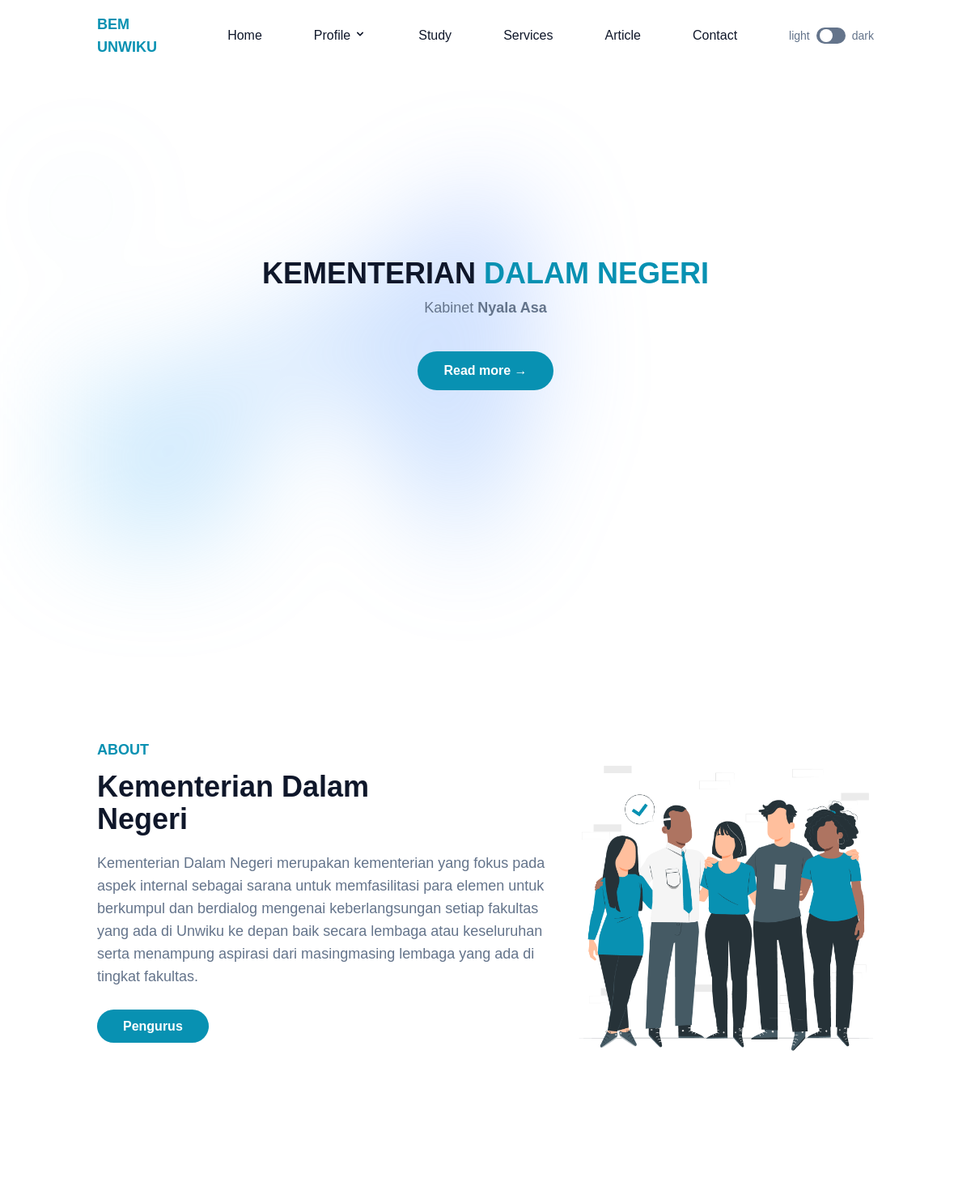
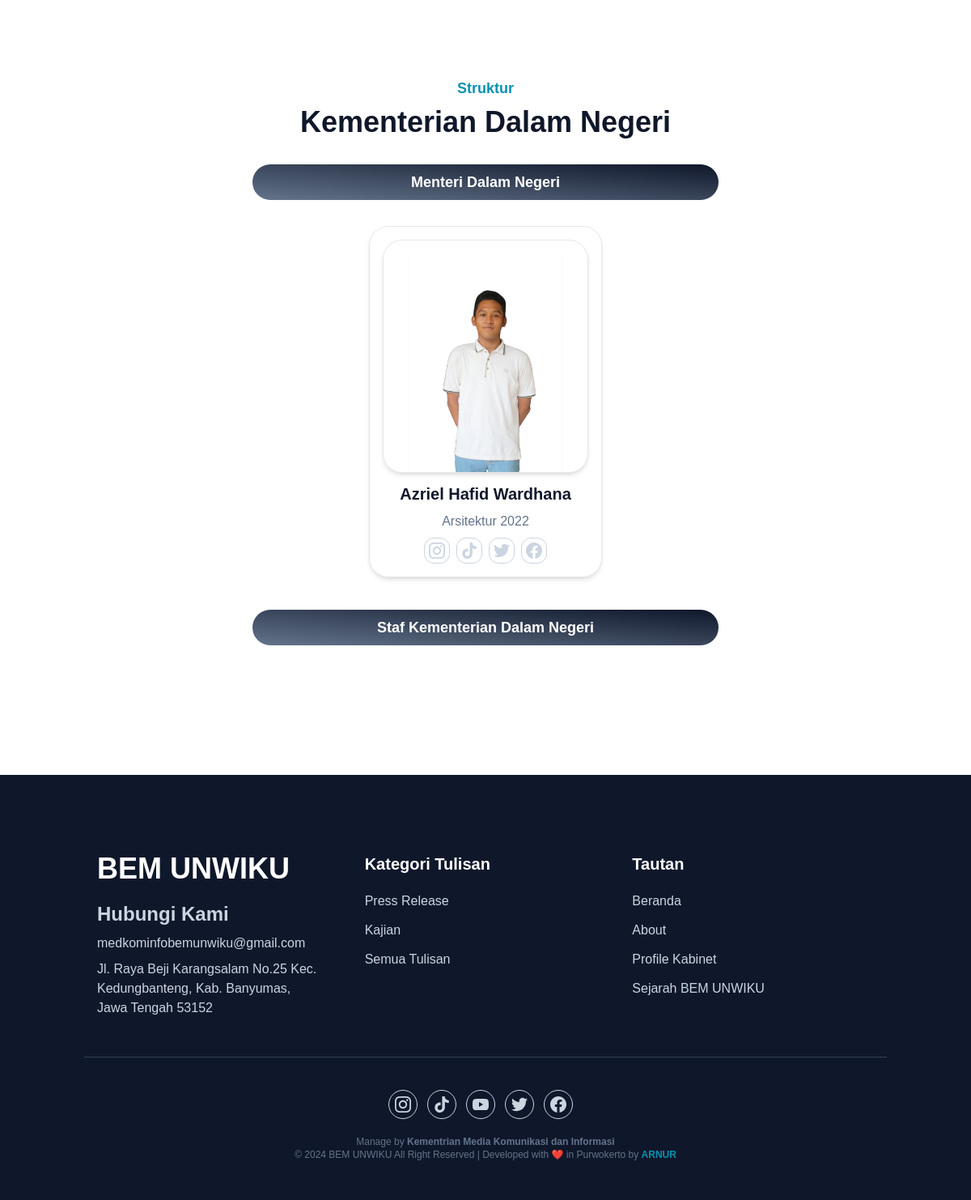
Page /kementerian/141/ on the committed database (2 pictures, top to bottom).
### tables this page shows
CREATE TABLE `identitas` (
  `id` bigint NOT NULL,
  `nama_website` varchar(20) DEFAULT NULL,
  `email` varchar(50) DEFAULT NULL,
  `address` varchar(128) DEFAULT NULL,
  `url` varchar(50) DEFAULT NULL,
  `maps` text,
  `keyword` text,
  `description` text,
  `sosmed` text,
  `no_telp` varchar(20) DEFAULT NULL,
  `favicon` varchar(50) DEFAULT NULL
);

CREATE TABLE `pengurus` (
  `id` bigint NOT NULL,
  `id_ref` bigint DEFAULT NULL,
  `id_landing` varchar(32) DEFAULT NULL,
  `level` varchar(1) DEFAULT NULL,
  `nama` varchar(64) DEFAULT NULL,
  `jabatan` varchar(128) DEFAULT NULL,
  `about` text,
  `prodi` varchar(64) DEFAULT NULL,
  `angkatan` varchar(4) DEFAULT NULL,
  `foto` varchar(128) DEFAULT NULL,
  `ig` varchar(128) DEFAULT NULL,
  `tiktok` varchar(128) DEFAULT NULL,
  `fb` varchar(128) DEFAULT NULL,
  `twiter` varchar(128) DEFAULT NULL
);

CREATE TABLE `about` (
  `id` bigint NOT NULL,
  `id_landing` varchar(32) NOT NULL,
  `visi` text NOT NULL,
  `misi` text NOT NULL,
  `filosofi` text NOT NULL,
  `booklet` varchar(255) DEFAULT NULL,
  `img_cover` varchar(128) DEFAULT NULL,
  `img_visi` varchar(128) NOT NULL DEFAULT 'visi.webp',
  `img_misi` varchar(128) NOT NULL DEFAULT 'misi.webp'
);

CREATE TABLE `landing` (
  `id` varchar(32) NOT NULL,
  `organisasi` varchar(128) NOT NULL,
  `universitas` varchar(128) NOT NULL,
  `kabinet` varchar(128) NOT NULL,
  `tahun_periode` varchar(32) NOT NULL,
  `about` text,
  `logo` varchar(50) NOT NULL,
  `slug` varchar(128) NOT NULL,
  `status` enum('true','false') NOT NULL DEFAULT 'false'
);

### application/controllers/Page.php (called while the page is built, shortened)
<?php
class Page extends CI_Controller
{
	public function __construct()
	{
		$this->load->model('landing_model');
		$this->load->model('identitas_model');
		$this->load->model('feedback_model');
		$this->load->model('templates_model');
	}
	public function kementerian($id = null, $slug =null)
	{
		$data['identitas'] = $this->identitas_model->get();
		if ($slug != null) {
			$data['landing'] = $this->landing_model->getLandingBy('slug', $slug);
		} else {
			$data['landing'] = $this->landing_model->getLandingBy('status', 'true');
		}
		$data['menteri'] = $this->pengurus_model->find($id);
		$data['data_staf'] = $this->pengurus_model->findStafByIdMenteri($id, $data['landing'][0]->id);
		$kementerian = str_replace("Menteri", "Kementerian", $data['menteri']->jabatan);
		$data['title'] = $kementerian ;
		$this->load->view( $this->getTemplate() . '/detail/kementerian', $data);
	}
	private function getTemplate() {
		$templates = $this->templates_model->getTemplateBy('status', 'true');
		return $templates[0]->folder;
	}
}

### index.php (called while the page is built, shortened)
<?php
require_once BASEPATH.'core/CodeIgniter.php';

### application/models/Identitas_model.php (called while the page is built, shortened)
<?php
class Identitas_model extends CI_Model
{
	private $_table = "identitas";
	function get(){
    $q = "SELECT * FROM `$this->_table` ";
    return $this->db->query($q)->result();
  }
}

### application/models/Pengurus_model.php (called while the page is built, shortened)
<?php
class Pengurus_model extends CI_Model
{
	private $_table = "pengurus";
	public function find($id)
	{
		$query = $this->db->get_where($this->_table, array('id' => $id));
		return $query->row();
	}
}

### application/models/Landing_model.php (called while the page is built, shortened)
<?php
class Landing_model extends CI_Model
{
	public function getLandingBy($p1, $p2)
	{
		$q = "SELECT l.id, l.organisasi, l.universitas, l.kabinet, l.tahun_periode, l.about, l.logo, l.slug, a.visi, a.misi, a.filosofi, a.booklet, a.img_cover, a.img_visi, a.img_misi, l.status
		FROM `about` AS a INNER JOIN `landing` AS l ON
		a.id_landing = l.id
		WHERE $p1 = $p2";
		return $this->db->query($q)->result();
	}
}

### application/views/simple/detail/kementerian.php (the view, shortened to what this page needs)
<!DOCTYPE html>
<html lang="en" class="scroll-smooth">
<head>
  <?php $this->load->view('simple/_partials/head.php'); ?>
</head>
<?php $this->load->view('simple/_partials/navbar.php'); ?>
<section id="home" class="min-h-screen flex items-center px-10 dark:bg-dark">
  <div class="container relative isolate">
    <div class="absolute inset-x-0 -top-40 -z-10 transform-gpu overflow-hidden blur-3xl sm:-top-80" aria-hidden="true">
      <div class="relative left-[calc(50%-11rem)] aspect-[1155/678] w-[36.125rem] -translate-x-1/2 rotate-[30deg] bg-gradient-to-tr from-[#77eaee] to-[#5f89ff] opacity-30 sm:left-[calc(50%-30rem)] sm:w-[72.1875rem]" style="clip-path: polygon(74.1% 44.1%, 100% 61.6%, 97.5% 26.9%, 85.5% 0.1%, 80.7% 2%, 72.5% 32.5%, 60.2% 62.4%, 52.4% 68.1%, 47.5% 58.3%, 45.2% 34.5%, 27.5% 76.7%, 0.1% 64.9%, 17.9% 100%, 27.6% 76.8%, 76.1% 97.7%, 74.1% 44.1%)"></div>
    </div>
    <h1 class="text-3xl lg:text-4xl font-extrabold  uppercase text-dark text-center dark:text-white">kementerian <span class="text-primary">
        <?php
        $kementerian = str_replace("Menteri", "", $menteri->jabatan);
        echo $kementerian;
        ?></span>
    </h1>
    <h6 class="mt-2 text-lg lg:text-lg text-slate-500 text-center">Kabinet <span class="font-bold"><?= $landing[0]->kabinet ?></span></h6>
    <div class="mt-10 flex items-center justify-center gap-x-6">
      <a href="#about" class="rounded-full bg-primary py-3 px-8 text-base font-semibold text-white transition duration-300 ease-in-out hover:opacity-80 hover:shadow-lg leading-6">Read more <span aria-hidden="true">→</span></a>
    </div>
  </div>
</section>
<section id="about" class=" pt-24 lg:pt-28 pb-32 dark:bg-dark">
  <div class="container">
    <div class="flex flex-wrap">
      <div class="mb-10 w-full px-4 lg:w-3/5">
        <h4 class="mb-3 text-lg font-bold uppercase text-primary">About</h4>
        <h2 class="mb-5 max-w-md text-3xl font-bold text-dark dark:text-white lg:text-4xl"><?= str_replace("Menteri", "Kementerian", $menteri->jabatan) ?></h2>
        <?php
        $longText = $menteri->about;
        $paragraphs = explode("\n", $longText);
        foreach ($paragraphs as $paragraph) {
          echo "<p class='max-w-2xl text-base font-medium text-secondary lg:text-lg mb-3'>{$paragraph}</p>";
        }
        ?>
        <br>
        <a href="#struktur-kabinet" class=" rounded-full bg-primary py-3 px-8 text-base font-semibold text-white transition duration-300 ease-in-out hover:opacity-80 hover:shadow-lg">Pengurus</a>
      </div>
      <div class="w-full px-4 lg:w-2/5 flex items-center justify-center flex-wrap gap-0">
        <img src="<?= base_url('public/img/group.png') ?>" alt="gambar pengurus <?= ($landing[0]->kabinet) ?>" width="400px" class="rounded-2xl">
      </div>
    </div>
  </div>
</section>
<section id="struktur-kabinet" class="pt-32 pb-32 dark:bg-dark">
  <div class="container">
    <div class="w-full px-4">
      <div class="mx-auto mb-8 max-w-xl text-center">
        <h4 class="mb-2 text-lg font-semibold text-primary">Struktur</h4>
        <h2 class="mb-4 text-3xl font-bold text-dark dark:text-white sm:text-4xl lg:text-4xl">Kementerian
          <?php
          $kementerian = str_replace("Menteri", "", $menteri->jabatan);
          echo $kementerian;
          ?>
        </h2>
      </div>
    </div>
    <div class="w-full">
      <div class="max-w-full flex items-center justify-center">
        <h4 class="w-full lg:max-w-xl text-center rounded-full mx-2 mb-8 bg-gradient-to-tr from-slate-500 to-dark py-2 text-lg font-semibold lg:font-semibold text-white transition duration-300 ease-in-out hover:opacity-80 hover:shadow-lg dark:bg-gradient-to-tr dark:from-slate-500 dark:to-slate-300 dark:text-dark"><?= $menteri->jabatan ?></h4>
      </div>
      <div class="flex w-full gap-6 flex-wrap justify-center px-4 xl:mx-auto xl:w-10/12">
        <div class="max-w-72 py-4 lg:px-4 px-4 rounded-3xl shadow-md dark:bg-slate-800 h-full border dark:border-dark">
          <div class="overflow-hidden rounded-3xl shadow-md px-8 dark:bg-slate-800 h-72 border dark:border-dark">
            <img src="<?php echo (!empty($menteri->foto)) ?  base_url('public/img/pengurus/' . $menteri->foto) : base_url('public/img/pengurus/profile.png') ?>" alt="<?= $menteri->jabatan ?>" class="mt-3 object-cover shadow-sm w-full object-center h-full" />
          </div>
          <p class="mt-3 text-xl font-bold text-dark text-center mb-2 dark:text-slate-100"><?= $menteri->nama ?></p>
          <p class="text-base font-medium text-secondary text-center"><?= $menteri->prodi . ' ' . $menteri->angkatan ?> </p>
          <div class="flex items-center justify-center mt-2 gap-2">
            <a href="https://instagram.com/<?= $menteri->ig; ?>" target="_blank" class="flex h-8 w-8 items-center justify-center rounded-xl border border-slate-300 text-slate-300 hover:border-primary hover:bg-primary hover:text-white">
            </a>
            <a href="https://tiktok.com/@<?= $menteri->tiktok; ?>" target="_blank" class="flex h-8 w-8 items-center justify-center rounded-xl border border-slate-300 text-slate-300 hover:border-primary hover:bg-primary hover:text-white">
            </a>
            <a href="https://twiter.com/<?= $menteri->twiter; ?>" target="_blank" class="flex h-8 w-8 items-center justify-center rounded-xl border border-slate-300 text-slate-300 hover:border-primary hover:bg-primary hover:text-white">
            </a>
            <a href="https://facebook.com/<?= $menteri->fb; ?>" target="_blank" class="flex h-8 w-8 items-center justify-center rounded-xl border border-slate-300 text-slate-300 hover:border-primary hover:bg-primary hover:text-white">
            </a>
          </div>
        </div>
      </div>
      <div class="max-w-full mt-10 flex items-center justify-center">
        <h4 class="w-full lg:max-w-xl text-center rounded-full mx-2 mb-8 bg-gradient-to-tr from-slate-500 to-dark py-2 text-lg font-semibold lg:font-semibold text-white transition duration-300 ease-in-out hover:opacity-80 hover:shadow-lg dark:bg-gradient-to-tr dark:from-slate-500 dark:to-slate-300 dark:text-dark">Staf Kementerian <?= $kementerian ?></h4>
      </div>
    </div>
</section>
<?php $this->load->view('simple/_partials/footer.php'); ?>
</body>
</html>

### application/views/simple/_partials/navbar.php (shortened to what this page needs)
<header class="absolute top-0 left-0 z-10 flex w-full items-center bg-transparent">
	<div class="container">
		<div class="relative flex items-center justify-between">
			<div class="px-4">
				<a href="<?= base_url() ?>" class="block py-4 text-lg font-bold text-primary"><?= $identitas[0]->nama_website ?></a>
			</div>
			<div class="flex items-center px-4">
				<nav id="nav-menu" class="absolute right-4 top-full hidden w-full max-w-[250px] rounded-lg bg-white py-5 shadow-lg dark:bg-dark dark:shadow-slate-500 lg:static lg:block lg:max-w-full lg:rounded-none lg:bg-transparent lg:shadow-none lg:dark:bg-transparent">
					<ul class="block lg:flex">
						<li class="group">
							<a href="<?= base_url() ?>" class="mx-8 flex py-2 text-base font-medium text-dark group-hover:text-primary dark:text-white">Home</a>
						</li>
						<div id="dropdown" class="relative group">
							<button id="dropdownButton" class="flex flex-row items-center w-full mx-8 py-2 text-base font-medium text-dark group-hover:text-primary dark:text-white">
								<span>Profile</span>
							</button>
						</div>
						<li class="group">
							<a href="<?= base_url('#kajian') ?>" class="mx-8 flex py-2 text-base font-medium text-dark group-hover:text-primary dark:text-white">Study</a>
						</li>
						<li class="group">
							<a href="<?= base_url('#layanan') ?>" class="mx-8 flex py-2 text-base font-medium text-dark group-hover:text-primary dark:text-white">Services</a>
						</li>
						<li class="group">
							<a href="<?= base_url('#blog') ?>" class="mx-8 flex py-2 text-base font-medium text-dark group-hover:text-primary dark:text-white">Article</a>
						</li>
						<li class="group">
							<a href="<?= base_url('#contact') ?>" class="mx-8 flex py-2 text-base font-medium text-dark group-hover:text-primary dark:text-white">Contact</a>
						</li>
						<li class="mt-3 flex items-center pl-8 lg:mt-0">
							<div class="flex">
								<span class="mr-2 text-sm text-slate-500">light</span>
								<label for="dark-toggle">
									<div class="flex h-5 w-9 cursor-pointer items-center rounded-full bg-slate-500 p-1">
										<div class="toggle-circle h-4 w-4 rounded-full bg-white transition duration-300 ease-in-out"></div>
									</div>
								</label>
								<span class="ml-2 text-sm text-slate-500">dark</span>
							</div>
						</li>
					</ul>
				</nav>
			</div>
		</div>
	</div>
</header>

### application/views/simple/_partials/footer.php (shortened to what this page needs)
<?php
$allSosmed = $identitas[0]->sosmed;
$sosmed = explode(",", $allSosmed); ?>
<footer class="bg-dark pt-24 pb-12">
	<div class="container">
		<div class="flex flex-wrap">
			<div class="mb-12 w-full px-4 font-medium text-slate-300 md:w-1/3">
				<h2 class="mb-5 text-4xl font-bold text-white">BEM UNWIKU</h2>
				<h3 class="mb-2 text-2xl font-bold">Hubungi Kami</h3>
				<a href="mailto:<?= $identitas[0]->email ?>" class="hover:text-primary"><?= $identitas[0]->email ?></a>
				<p class="mt-2 lg:pr-6"><?= $identitas[0]->address ?></p>
			</div>
			<div class="mb-12 w-full px-4 md:w-1/3">
				<h3 class="mb-5 text-xl font-semibold text-white">Kategori Tulisan</h3>
				<ul class="text-slate-300">
					<li>
						<a href="https://news.bemunwiku.com/kategori/detail/press-release" class="mb-3 inline-block text-base hover:text-primary">Press Release</a>
					</li>
					<li>
						<a href="https://news.bemunwiku.com/kategori/detail/kajian" class="mb-3 inline-block text-base hover:text-primary">Kajian</a>
					</li>
					<li>
						<a href="https://news.bemunwiku.com/postingan" class="mb-3 inline-block text-base hover:text-primary">Semua Tulisan</a>
					</li>
				</ul>
			</div>
			<div class="mb-12 w-full px-4 md:w-1/3">
				<h3 class="mb-5 text-xl font-semibold text-white">Tautan</h3>
				<ul class="text-slate-300">
					<li>
						<a href="#home" class="mb-3 inline-block text-base hover:text-primary">Beranda</a>
					</li>
					<li>
						<a href="#about" class="mb-3 inline-block text-base hover:text-primary">About</a>
					</li>
					<li>
						<a href="<?= base_url('about/' . $this->uri->segment(1)) ?>" class="mb-3 inline-block text-base hover:text-primary">Profile Kabinet</a>
					</li>
					<li>
						<a href="<?= base_url('arsip') ?>" class="mb-3 inline-block text-base hover:text-primary">Sejarah BEM UNWIKU</a>
					</li>
				</ul>
			</div>
		</div>
		<div class="w-full border-t border-slate-700 pt-10">
			<div class="mb-5 flex items-center justify-center">
				<a href="<?= $sosmed[0]; ?>" target="_blank" class="mr-3 flex h-9 w-9 items-center justify-center rounded-full border border-slate-300 text-slate-300 hover:border-primary hover:bg-primary hover:text-white">
				</a>
				<a href="<?= $sosmed[1]; ?>" target="_blank" class="mr-3 flex h-9 w-9 items-center justify-center rounded-full border border-slate-300 text-slate-300 hover:border-primary hover:bg-primary hover:text-white">
				</a>
				<a href="<?= $sosmed[2]; ?>" target="_blank" class="mr-3 flex h-9 w-9 items-center justify-center rounded-full border border-slate-300 text-slate-300 hover:border-primary hover:bg-primary hover:text-white">
				</a>
				<a href="<?= $sosmed[3]; ?>" target="_blank" class="mr-3 flex h-9 w-9 items-center justify-center rounded-full border border-slate-300 text-slate-300 hover:border-primary hover:bg-primary hover:text-white">
				</a>
				<a href="<?= $sosmed[4]; ?>" target="_blank" class="mr-3 flex h-9 w-9 items-center justify-center rounded-full border border-slate-300 text-slate-300 hover:border-primary hover:bg-primary hover:text-white">
				</a>
			</div>
			<p class="text-center text-xs font-medium text-slate-500">
				Manage by <span class="font-bold">Kementrian Media Komunikasi dan Informasi</span> <br>
				&copy; 2024 BEM UNWIKU All Right Reserved | Developed with ❤️ in Purwokerto by <a href="https://instagram.com/arifnur.rizqi" target="_blank" class="font-bold text-primary">ARNUR</a>
			</p>
		</div>
	</div>
</footer>

### rows in the picture
identitas: nama_website "BEM UNWIKU", email "medkominfobemunwiku@gmail.com", address "Jl. Raya Beji Karangsalam No.25 Kec. Kedungbanteng, Kab. Banyumas, Jawa Tengah 53152"
pengurus: jabatan "DALAM NEGERI", jabatan "Kementerian Dalam Negeri", about "Kementerian Dalam Negeri merupakan kementerian yang fokus pada aspek internal sebagai sarana untuk memfasilitasi para elemen untuk berkumpul dan berdialog mengenai keberlangsungan setiap fakultas yang ada di Unwiku ke depan baik secara lembaga atau keseluruhan serta menampung aspirasi dari masingmasing lembaga yang ada di tingkat fakultas.", jabatan "Dalam Negeri", jabatan "Menteri Dalam Negeri", foto (picture), nama "Azriel Hafid Wardhana", prodi "Arsitektur", angkatan "2022"
about: id_landing.kabinet "Nyala Asa"
